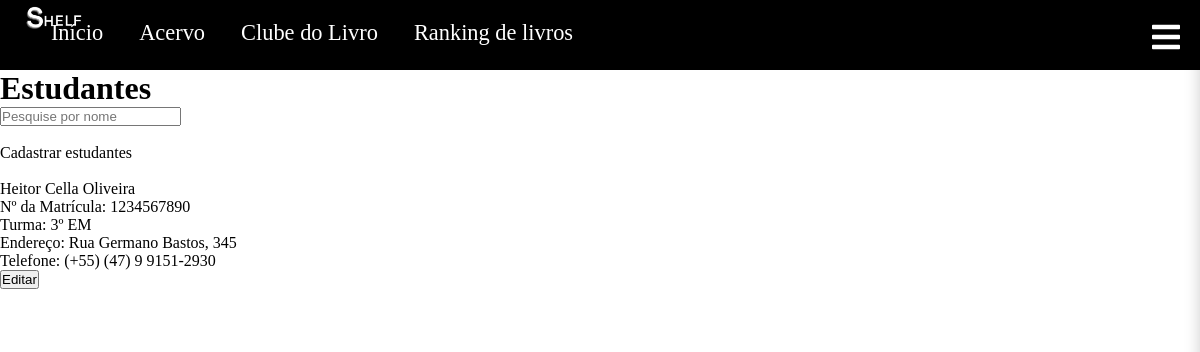
The page /estudantes.php on the database as committed earlier.
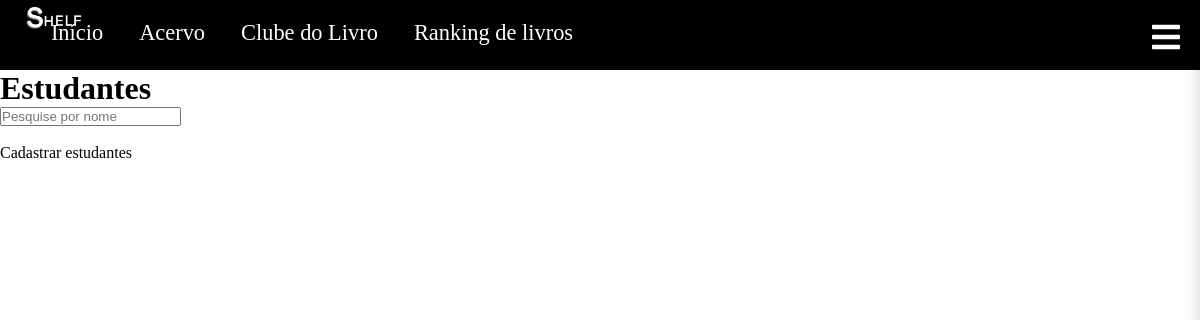
The same page on the database as committed later.
### tables this page shows
CREATE TABLE IF NOT EXISTS `cadastroalunos` (
  `id` int NOT NULL AUTO_INCREMENT,
  `nome` varchar(140) NOT NULL,
  `turma` varchar(140) NOT NULL,
  `telefone` varchar(100) NOT NULL,
  `endereco` varchar(140) NOT NULL,
  `nMatricula` int NOT NULL,
  PRIMARY KEY (`id`)
);

### estudantes.php (the view, shortened to what this page needs)
<!DOCTYPE html>
<html lang="en">
<head>
    <link rel="stylesheet" href="https://cdnjs.cloudflare.com/ajax/libs/font-awesome/5.15.3/css/all.min.css">
</head>
<body>
<nav class="navbar">
        <img src="Imagens/logo.png"class="logoo" >
        <a href="index.php">Início</a>
        <a href="catalogo.php">Acervo</a>
        <a href="clubeLivro.php">Clube do Livro</a>
        <a href="rankingLivros.php">Ranking de livros</a>
        <div class="icon-menu white" id="icon-menu">
            <i class="fas fa-bars fa-2xl"></i>
        </div>
    </nav>
</body>
</html>
<!DOCTYPE html>
<html lang="pt-BR">
<html>
<head>
    <link rel="stylesheet" href="">
</head>
<body>
    <h1>Estudantes</h1>
    <?php
    $hostname = '127.0.0.1';
    $user = 'root';
    $password = '';
    $database = 'biblioteca';
    $conexao = new mysqli($hostname, $user, $password, $database);
    if ($conexao->connect_errno) {
        echo 'Failed to connect to MySQL: ' . $conexao->connect_error;
        exit();
    } else {
        $mostrarestudantes = 'SELECT * FROM `cadastroalunos`';
        $resultado = $conexao->query($mostrarestudantes);
        echo "<input type='text' id='pesquisa' onkeyup='showHint(this.value)' placeholder='Pesquise por nome'>
        <span id='txtHint'></span>
        <script>
        function showHint(str) {
            if (str.length == 0) {
              document.getElementById('txtHin').innerHTML = '';
              return;
            }
            const xhttp = new XMLHttpRequest();
            xhttp.onreadystatechange = function() {
                if (this.readyState == 4 && this.status == 200) {
                    document.getElementById('txtHint').innerHTML = this.responseText;
                }
            };
            xhttp.open('GET', 'estudantesPesquisar.php?nomePesquisado='+str, true);
            xhttp.send();
          }
        </script>";
        echo "<br><br><a href='estudantesCadastrar.php' class='' style='color: black;'>Cadastrar estudantes</a><br>";
        while ($row = mysqli_fetch_array($resultado)) {
            echo "<br>" . $row['nome'] . "<br>Nº da Matrícula: ".$row['nMatricula'] ."<br>Turma: " . $row['turma'] . "<br>Endereço: " . $row['endereco'] ."<br>Telefone: (+55) " . $row['telefone'];
            echo "<form method='post' action='estudantesAtualizar.php'>
                    <input type='hidden' value='" . $row['id'] . "' id='id' name='id'>
                    <input type='submit' value='Editar'>
                    </form>";
        }
    }
    ?>
    <br><a href='index.php'>Voltar</a>
</body>
</html>

### estudantes.php (style rules this page uses)
* { margin: 0; padding: 0; text-decoration: none; text-transform: none; }
.navbar { text-align: center; background-color: rgb(0, 0, 0); height: 70px; overflow-x: hidden; }
.navbar a { justify-content: center; align-items: center; left: -18rem; position: relative; top: 20px; margin: 0 1rem; font-size: 1.4rem; color: #ffffff; text-decoration: none; }
.navbar .icon-menu { font-size: 2rem; color: #ffffff; cursor: pointer; }
.logoo { left:1%; position: absolute; width:7%; top:-5px; }
.icon-menu { position: fixed; top: 20px; right: 20px; cursor: pointer; color: #fff; font-size: 2rem; z-index: 1001; }
.icon-menu.white { color: #fff; }
a { color: #fff; text-decoration: none; }

Rows that differ between the two databases and show on the page:
removed cadastroalunos: nome "Heitor Cella Oliveira", nMatricula "1234567890", turma "3º EM", endereco "Rua Germano Bastos, 345", telefone "(47) 9 9151-2930"
